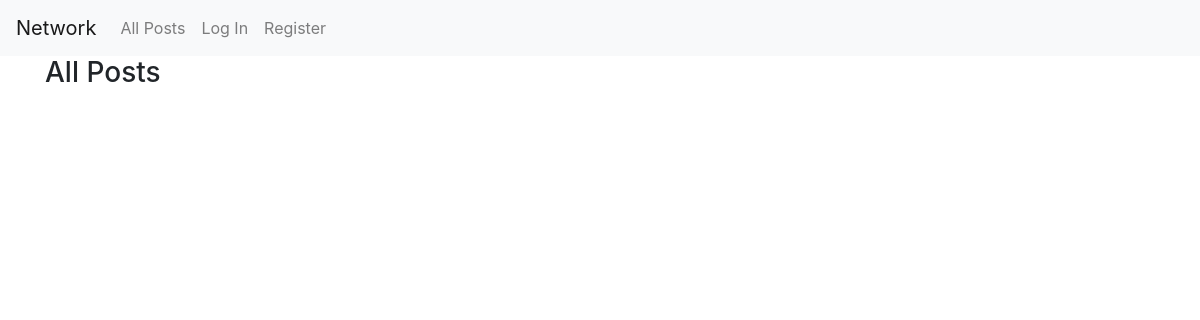
The app's page /, older data.
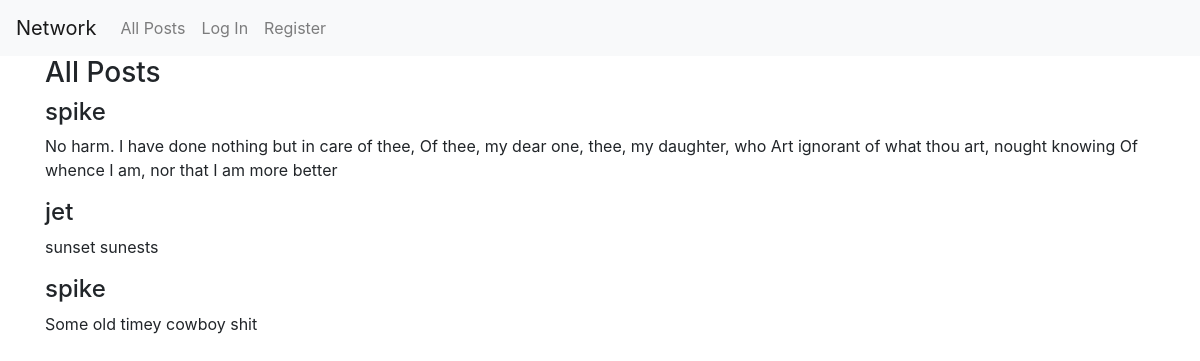
The same page, newer data.
### network/models.py (models this page shows)
class Post(models.Model):
    user = models.ForeignKey("User", on_delete=models.CASCADE, related_name="posts")
    body = models.TextField(blank=True)
    timestamp = models.DateTimeField(auto_now_add=True)
    likes = models.IntegerField(default=0)

class User(AbstractUser):
    pass

### network/views.py (the view)
# urls.py: path("", views.index, name="index"),
def index(request):
    all_posts = Post.objects.all().order_by('-timestamp')
    return render(request, "network/index.html", {
            "all_posts": all_posts,
            "NewPostForm": NewPostForm()
            })

### network/templates/network/index.html (shortened to what this page needs)
{% extends "network/layout.html" %}
{% load static %}
{% block body %}
<div class="container">
    <div id="all-posts-view">
      <h3>All Posts</h3>
      {% for post in all_posts%}
      <div class="post">
        <h4>{{ post.user }}</h4>
        <p>{{ post.body }}</p>
      </div>
      {% endfor %}
    </div>
</div>
{% endblock %}

### network/templates/network/layout.html (shortened to what this page needs)
{% load static %}
<!DOCTYPE html>
<html lang="en">
    <head>
        <link rel="stylesheet" href="https://stackpath.bootstrapcdn.com/bootstrap/4.4.1/css/bootstrap.min.css">
        <link href="{% static 'network/styles.css' %}" rel="stylesheet">
    </head>
    <body>
        <nav class="navbar navbar-expand-lg navbar-light bg-light">
            <a class="navbar-brand" href="#">Network</a>
            <div>
              <ul class="navbar-nav mr-auto">
                <li class="nav-item">
                  <a class="nav-link" href="{% url 'index' %}">All Posts</a>
                </li>
                {% if user.is_authenticated %}
                    <li class="nav-item">
                        <a class="nav-link" href="#">Following</a>
                    </li>
                    <li class="nav-item">
                        <a class="nav-link" href="{% url 'logout' %}">Log Out</a>
                    </li>
                {% else %}
                    <li class="nav-item">
                        <a class="nav-link" href="{% url 'login' %}">Log In</a>
                    </li>
                    <li class="nav-item">
                        <a class="nav-link" href="{% url 'register' %}">Register</a>
                    </li>
                {% endif %}
              </ul>
            </div>
          </nav>
        <div class="body">
            {% block body %}
            {% endblock %}
        </div>
    </body>
</html>

Row changes from the older to the newer data that the page shows:
added Post: user "spike", body "No harm. I have done nothing but in care of thee, Of thee, my dear one, thee, my daughter, who Art ignorant of what thou art, nought knowing Of whence I am, nor that I am more better"
added Post: user "jet", body "sunset sunests"
added Post: user "spike", body "Some old timey cowboy shit"
